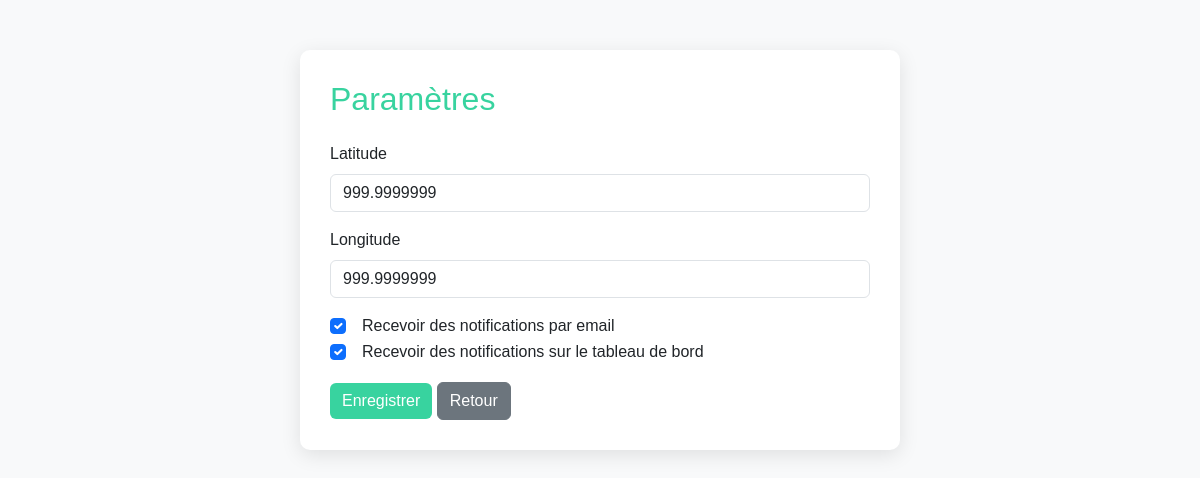
/settings.php (signed in), run on the app's committed database.
### tables this page shows
CREATE TABLE `users` (
  `id` int(11) NOT NULL,
  `username` varchar(100) NOT NULL,
  `email` varchar(100) NOT NULL,
  `password` varchar(255) NOT NULL,
  `role` enum('admin','user') NOT NULL DEFAULT 'user',
  `created_at` timestamp NOT NULL DEFAULT current_timestamp(),
  `latitude` decimal(10,7) DEFAULT NULL,
  `longitude` decimal(10,7) DEFAULT NULL,
  `notify_email` tinyint(1) DEFAULT 0,
  `notify_dashboard` tinyint(1) DEFAULT 0
);

### settings.php (the view, shortened to what this page needs)
<?php
require 'db.php';
$stmt = $conn->prepare("SELECT latitude, longitude, notify_email, notify_dashboard FROM users WHERE id=?");
$stmt->bind_param("i", $_SESSION['user_id']);
$stmt->execute();
$stmt->bind_result($latitude, $longitude, $notify_email, $notify_dashboard);
?>
<!DOCTYPE html>
<html lang="fr">
<head>
    <link rel="stylesheet" href="https://cdnjs.cloudflare.com/ajax/libs/bootstrap/5.3.0/css/bootstrap.min.css">
</head>
<body>
<div class="container">
    <h2 class="mb-4">Paramètres</h2>
    <form method="POST">
        <div class="mb-3">
            <label for="latitude" class="form-label">Latitude</label>
            <input type="text" step="0.0000001" name="latitude" id="latitude" value="<?= htmlspecialchars($latitude ?? '') ?>" class="form-control">
        </div>
        <div class="mb-3">
            <label for="longitude" class="form-label">Longitude</label>
            <input type="text" step="0.0000001" name="longitude" id="longitude" value="<?= htmlspecialchars($longitude ?? '') ?>" class="form-control">
        </div>
        <div class="form-check">
            <input type="checkbox" name="notify_email" id="notify_email" class="form-check-input" <?= ($notify_email ?? 0) ? 'checked' : '' ?>>
            <label for="notify_email" class="form-check-label">Recevoir des notifications par email</label>
        </div>
        <div class="form-check">
            <input type="checkbox" name="notify_dashboard" id="notify_dashboard" class="form-check-input" <?= ($notify_dashboard ?? 0) ? 'checked' : '' ?>>
            <label for="notify_dashboard" class="form-check-label">Recevoir des notifications sur le tableau de bord</label>
        </div>
        <button type="submit" class="btn btn-primary mt-3">Enregistrer</button>
        <a href="index.php" class="btn btn-secondary mt-3">Retour</a>
    </form>
</div>
</body>
</html>

### settings.php (style rules this page uses)
body { background-color: #f8f9fa; font-family: Arial, sans-serif; }
.container { max-width: 600px; margin-top: 50px; background: #fff; padding: 30px; border-radius: 10px; box-shadow: 0 5px 20px rgba(0,0,0,0.1); }
h2 { color: #38d39f; }
.form-check-label { margin-left: 8px; }
.btn-primary { background-color: #38d39f; border: none; }

### data on the page
users: latitude "999.9999999", longitude "999.9999999", notify_email "☑", notify_dashboard "☑"
